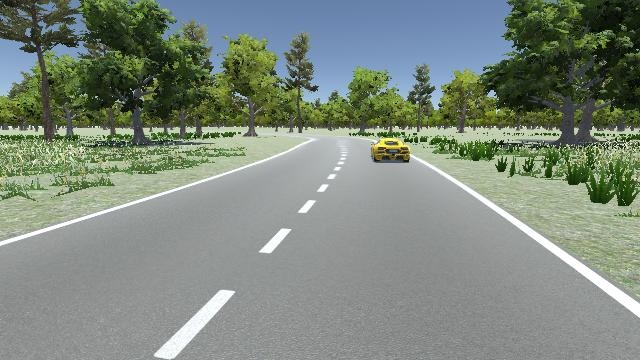
#> input picture image/car_yellow_173.0.jpg, 640 x 360 px
$ python -i img_processing.py   (imports and definitions only)   (older library calls are emulated)
#> lines starting #> are read from the running program, lines starting #| are printed output that depends on the picture; after the words box and inside, x2 and y2 are one past the last pixel; in counts of white or black regions, pixels touching at a corner belong together
import cv2
import numpy as np
#convert color
# [64 lines left out: functions convert_color, morphological_operations, edge_detection, hough_transform, not called in this run]

#contour
def contour(img):
#> called with img = '../image/car_yellow_173.0.jpg'
    img = cv2.imread(img)
#> img is the input picture: shape (360, 640, 3); mean B, G, R 125, 136.6, 125.8
    img_gray = cv2.cvtColor(img, cv2.COLOR_BGR2GRAY)
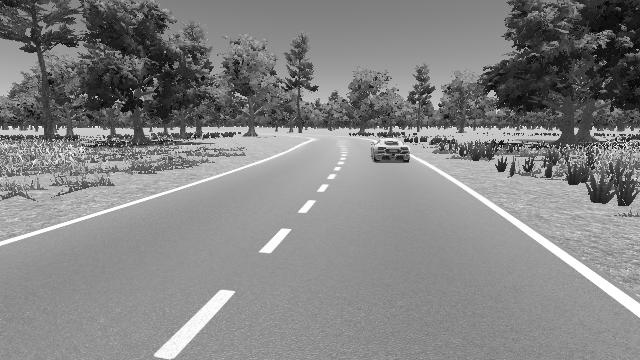
#> img_gray: shape (360, 640); min 1, max 255, mean 132
    thresh = cv2.adaptiveThreshold(img_gray, 255, cv2.ADAPTIVE_THRESH_GAUSSIAN_C, cv2.THRESH_BINARY, 11, 2)
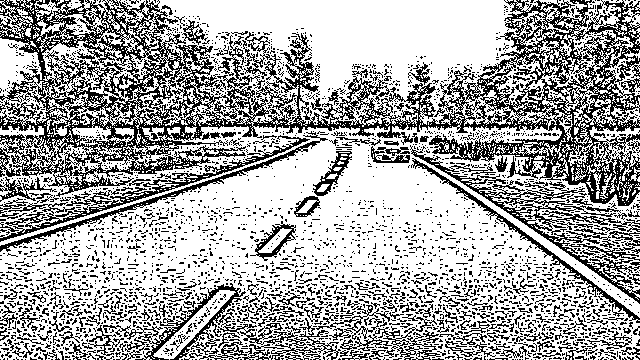
#> thresh: shape (360, 640); 66% white; black in thin lines or dots
    contours, hierarchy = cv2.findContours(thresh, cv2.RETR_TREE, cv2.CHAIN_APPROX_SIMPLE)
#> contours = 7370 contours, 6555 with area under 20; largest, box (x1, y1, x2, y2) and area: (0, 0, 640, 360) 191302, (252, 63, 465, 139) 3431, (92, 108, 254, 164) 3078, (153, 290, 236, 360) 1320, (589, 126, 640, 181) 1222
    cv2.drawContours(img, contours, -1, (0, 255, 0), 2)
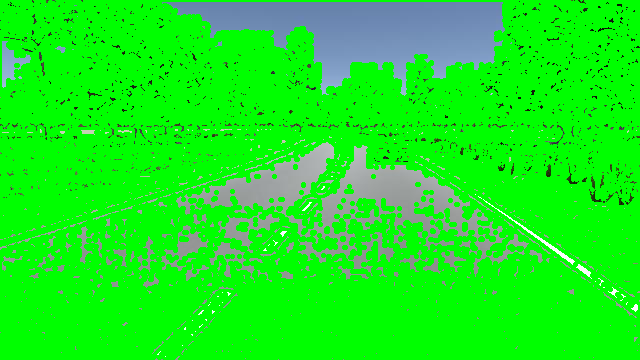
#> img: shape (360, 640, 3); mean B, G, R 28.1, 235.1, 23.2
    return img

#lane detection with hough transform & contour
# [32 lines left out: function lane_detech, not called in this run]
# [7 lines of commented-out code are left out]
# [1 line not run here, left out]

>>> result = contour('../image/car_yellow_173.0.jpg')

$ run again, on image/lane.jpg
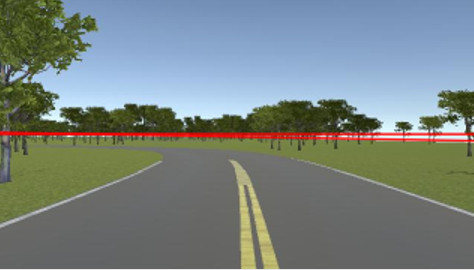
#> input picture image/lane.jpg, 474 x 270 px
#> in contour, img is the input picture: shape (270, 474, 3); mean B, G, R 129.4, 131.3, 121.1
#> in contour, `thresh = cv2.adaptiveThreshold(img_gray, 255, cv2.ADAPTIVE_THRESH_GAUS..`:
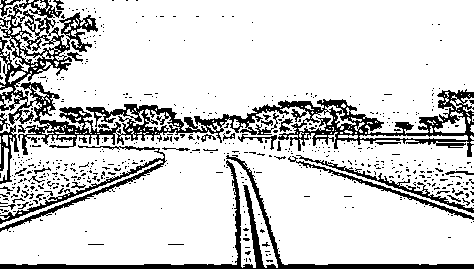
#> thresh: shape (270, 474); 83% white; 579 black regions (543 under 20 px)
#> contours = 898 contours, 790 with area under 20; largest, box (x1, y1, x2, y2) and area: (0, 0, 474, 268) 105630, (17, 81, 122, 156) 2534, (58, 11, 99, 53) 766, (0, 21, 30, 85) 398, (0, 160, 163, 228) 370
#> in contour, `cv2.drawContours(img, contours, -1, (0, 255, 0), 2)`:
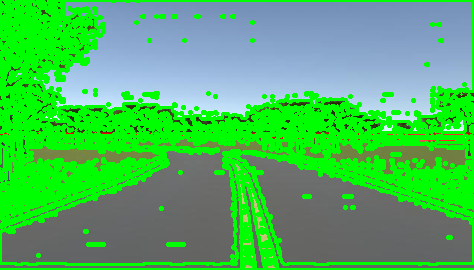
#> img: shape (270, 474, 3); mean B, G, R 95, 183, 77.6
